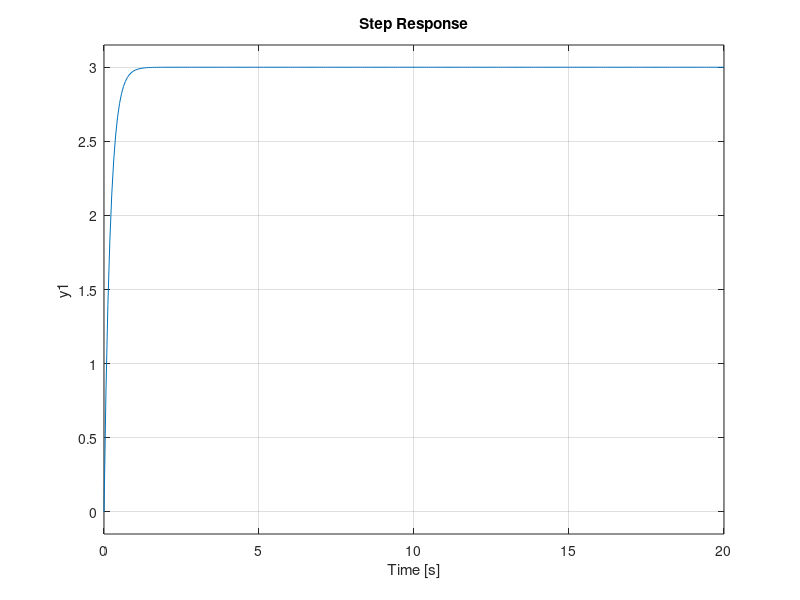

Recreate this plot in MATLAB. (Note: this script raises an error after producing the figure.)
%% 6. Esbozar la respuesta temporal al escalón unitario de los sistemas caracterizados por
% las siguientes funciones de transferencia.
% ej1
close all; clear all; clc
s=tf('s');

g1=15/(5*s + 1);
step(g1,100)

%% ej4
close all; clear all; clc
s=tf('s');
g1=15/(s + 5);
step(g1,20)

%% ej5
close all; clear all; clc
s=tf('s');

g5=15/(5*s+1);
g5.inputdelay=2;

step(g5,50)

%% ej6
close all; clear all; clc
s=tf('s');
g6=625/(s^2+60*s+625);
step(g6, 10);

%% ej10
close all; clear all; clc
s=tf('s');
g10=187500/(s^2+600*s+62500); 
step(g10, 0.1);
 %% ej11
close all; clear all; clc
s=tf('s');
g11=0.1875/(s^2+0.6*s+0.0625);
step(g11,100);

%% ej13
close all; clear all; clc
s=tf('s');
g13=0.0625/(s^2+0.3*s+0.0625);
step(g13, 100);

%Sobrepasamiento (OverShoot=9.46%)
os=9.46/100;

k=1;
ymax=1.09;
tp=16;

mp=(ymax-k)/k;

psita=sqrt(log(mp)^2 / (pi^2 + log(mp)^2));

wn=pi / (tp*sqrt(1-psita^2));

%% ej16
close all; clear all; clc
s=tf('s');

g16=0.0625/(s^2+0.0625);
step(g16,500);

%% ej17
close all; clear all; clc
s=tf('s');
g17=0.25/(s^2+0.25);
step(g17,500);

%% ej19
close all; clear all; clc
s=tf('s');
g19=2/(3*s+1)^2;step(g19,50);